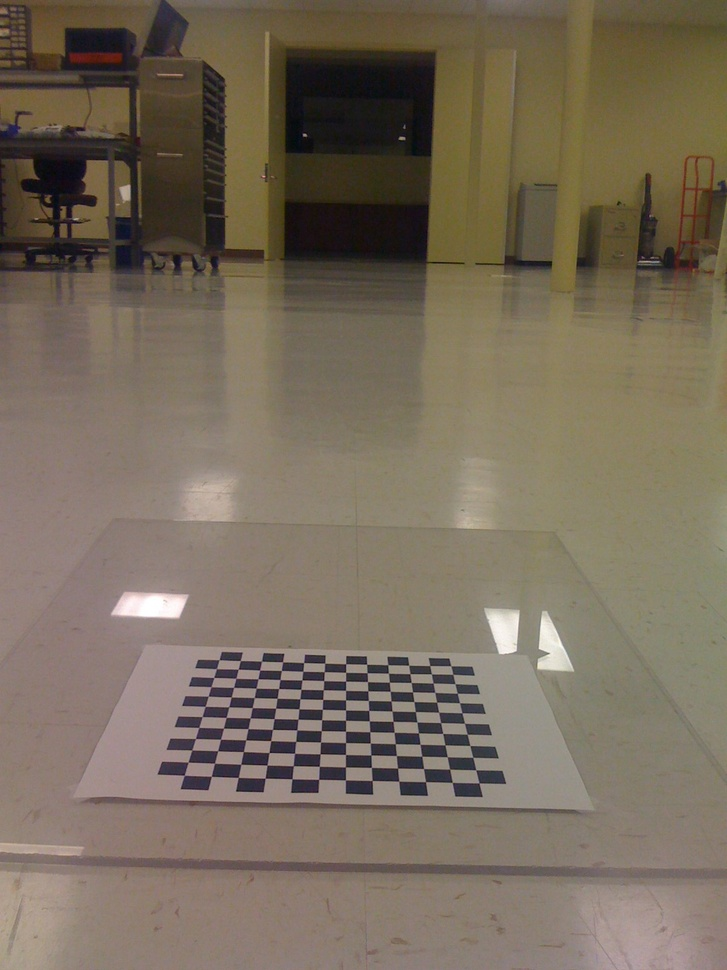
//> input picture Learning.OpenCV/birdseye/IMG_0214.jpg, 727 x 970 px, shrunk from 1200 x 1600 before the run
$ ./threshTwoPeaks ../../../../Learning.OpenCV/birdseye/IMG_0214.jpg   (built with g++ and OpenCV 4)
//> lines starting //> are read from the running program, lines starting //| are printed output that depends on the picture; after the words box and inside, x2 and y2 are one past the last pixel; in counts of white or black regions, pixels touching at a corner belong together
#include<iostream>
using namespace std;
#include<opencv2/core/core.hpp>
#include<opencv2/highgui/highgui.hpp>
#include<opencv2/imgproc/imgproc.hpp>
using namespace cv;
//计算图像的灰度直方图
Mat calcGrayHist(const Mat & image)
{
	//存储 256 个灰度级的像素数
	Mat histogram = Mat::zeros(Size(256, 1), CV_32SC1);
	int rows = image.rows;
	int cols = image.cols;
	for (int r = 0; r < rows; r++)
	{
		for (int c = 0; c < cols; c++)
		{
			int index = int(image.at<uchar>(r, c));
			histogram.at<int>(0, index) += 1;
		}
	}
	return histogram;
}
//波峰-波谷法
int threshTwoPeaks(const Mat & image,  Mat & thresh_out)
{
	//计算灰度直方图
	Mat histogram = calcGrayHist(image);
	//找到灰度直方图最大峰值对应的灰度级
	Point firstPeakLoc;
	minMaxLoc(histogram, NULL, NULL, NULL, &firstPeakLoc);
	int firstPeak = firstPeakLoc.x;
	//寻找灰度直方图 第二个峰值对应的灰度级
	Mat measureDists = Mat::zeros(Size(256, 1), CV_32FC1);
	for (int k = 0; k < 256; k++)
	{
		int hist_k = histogram.at<int>(0, k);
		measureDists.at<float>(0, k) = pow(float(k - firstPeak), 2)*hist_k;
	}
	Point secondPeakLoc;
	minMaxLoc(measureDists, NULL, NULL, NULL, &secondPeakLoc);
	int secondPeak = secondPeakLoc.x;
	//找到两个峰值之间的最小值对应的灰度级，作为阈值
	Point threshLoc;
	int  thresh = 0;
	if (firstPeak < secondPeak)
	{
		minMaxLoc(histogram.colRange(firstPeak,secondPeak), NULL, NULL, &threshLoc);
		thresh = firstPeak + threshLoc.x + 1;
	}
	else
	{
		minMaxLoc(histogram.colRange(secondPeak,firstPeak), NULL, NULL, &threshLoc);
		thresh = secondPeak + threshLoc.x + 1;
	}
	//阈值分割
	threshold(image, thresh_out, thresh, 255, cv::THRESH_BINARY);
	return thresh;
}
int main(int argc, char*argv[])
{
	//输入图像矩阵
	Mat image = imread(argv[1], CV_LOAD_IMAGE_GRAYSCALE);
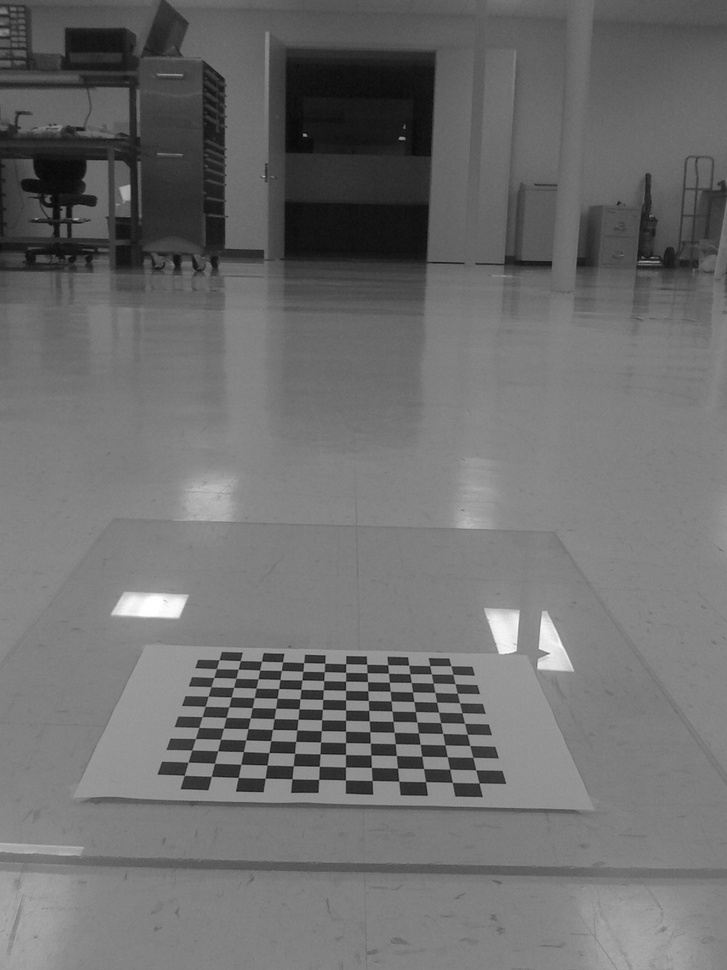
//> image: 970 rows x 727 cols, CV_8UC1; min 2, max 255, mean 109.9
	if (!image.data)
	{
		cout << "没有输入图片" << endl;
		return -1;
	}
	//波峰 波谷阈值法
	Mat threshImage;
	int thresh = threshTwoPeaks(image, threshImage);
//> after the loop in calcGrayHist, `for (int r = 0; r < rows; r++)`: histogram = 256 values, max 34014 at index 128, min 0 at index 0, mean 2754.6
//> in threshTwoPeaks, `minMaxLoc(histogram, NULL, NULL, NULL, &firstPeakLoc);`: firstPeakLoc = Point(128, 0)
//> in threshTwoPeaks, `int firstPeak = firstPeakLoc.x;`: firstPeak = 128
//> the loop in threshTwoPeaks, `for (int k = 0; k < 256; k++)` made 256 passes
//> hist_k on passes 1 to 3: 0, 0, 1
//> after the loop in threshTwoPeaks, `for (int k = 0; k < 256; k++)`: measureDists = 256 values, max 35987548 at index 19, min 0 at index 0, mean 4159950.5
//> in threshTwoPeaks, `minMaxLoc(measureDists, NULL, NULL, NULL, &secondPeakLoc);`: secondPeakLoc = Point(19, 0)
//> in threshTwoPeaks, `int secondPeak = secondPeakLoc.x;`: secondPeak = 19
//> in threshTwoPeaks, `minMaxLoc(histogram.colRange(secondPeak,firstPeak), NULL, NULL, &thres..`: threshLoc = Point(11, 0)
//> in threshTwoPeaks, `thresh = secondPeak + threshLoc.x + 1;`: thresh = 31
//> in threshTwoPeaks, `threshold(image, thresh_out, thresh, 255, cv::THRESH_BINARY);`:
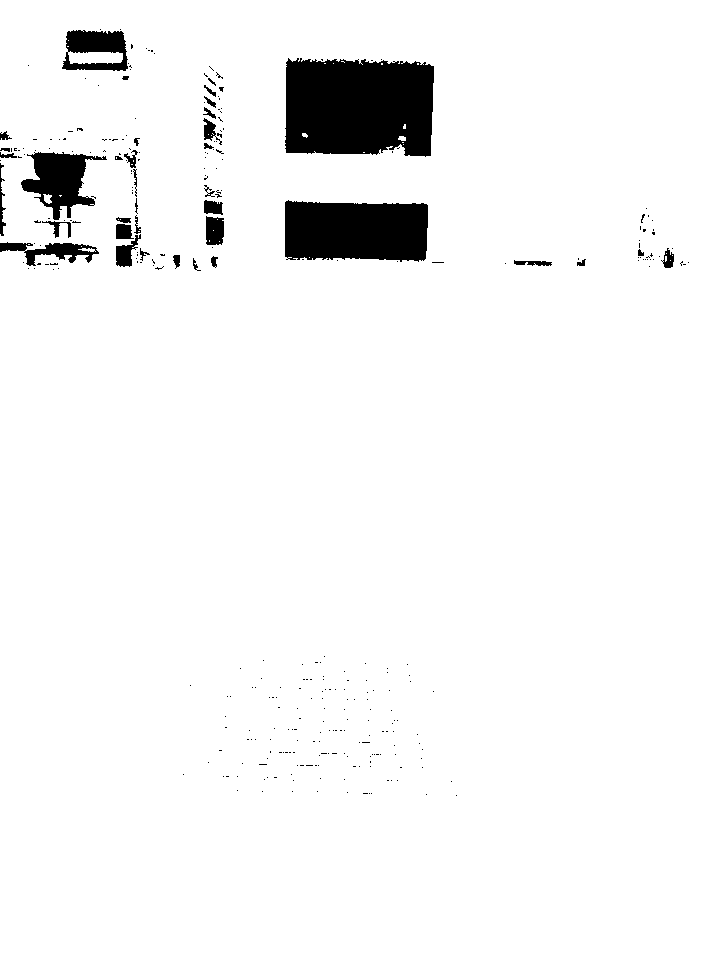
//> thresh_out: 970 rows x 727 cols, CV_8UC1; 95.6% white; 324 black regions (287 under 20 px), largest, box (x1, y1, x2, y2) and area: (285, 58, 434, 157) 13339, (285, 200, 428, 262) 7987, (21, 152, 107, 220) 2832
//> thresh = 31
	cout << "阈值为：" << thresh << endl;
//| 阈值为：31
	//显示阈值后的二值图
	imshow("二值图", threshImage);
	waitKey(0);
	return 0;
}

$ run again, on Learning.OpenCV/birdseye/IMG_0217.jpg
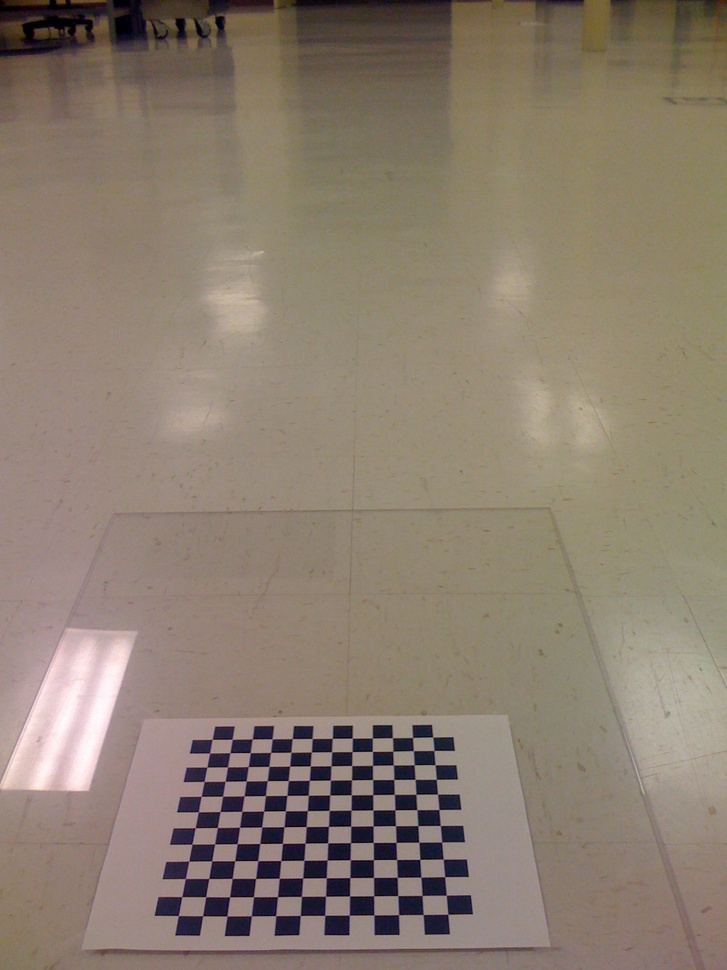
//> input picture Learning.OpenCV/birdseye/IMG_0217.jpg, 727 x 970 px, shrunk from 1200 x 1600 before the run
//> `Mat image = imread(argv[1], CV_LOAD_IMAGE_GRAYSCALE);`:
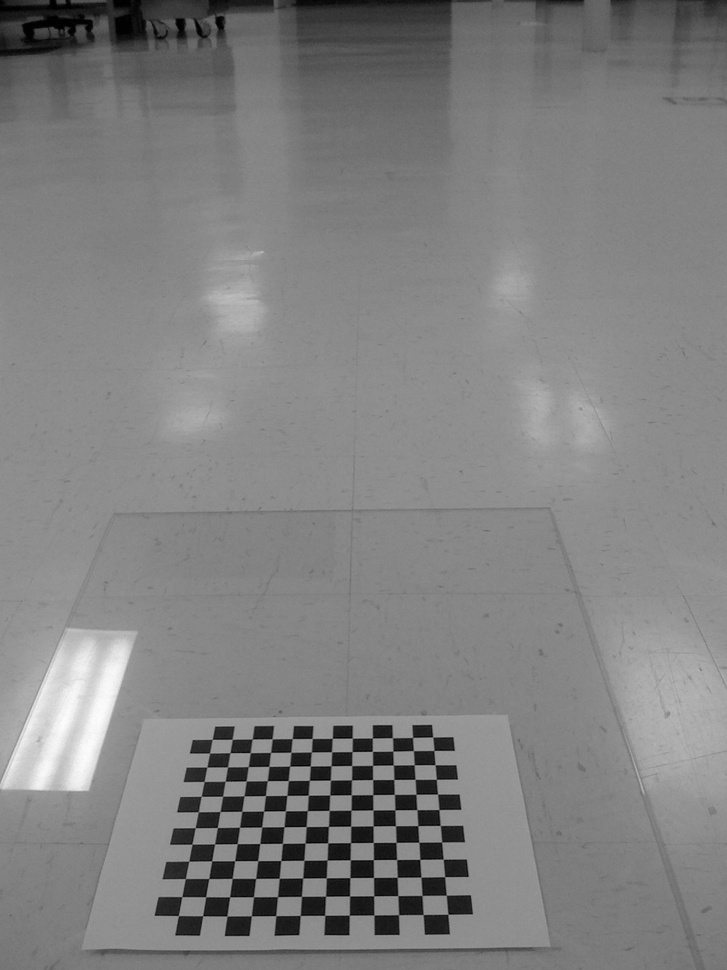
//> image: 970 rows x 727 cols, CV_8UC1; min 0, max 253, mean 128.3
//> after the loop in calcGrayHist, `for (int r = 0; r < rows; r++)`: histogram = 256 values, max 32203 at index 141, min 0 at index 254, mean 2754.6
//> firstPeakLoc = Point(141, 0)
//> firstPeak = 141
//> the loop in threshTwoPeaks, `for (int k = 0; k < 256; k++)` made 256 passes
//> hist_k on passes 1 to 3: 164, 300, 329
//> after the loop in threshTwoPeaks, `for (int k = 0; k < 256; k++)`: measureDists = 256 values, max 28378704 at index 25, min 0 at index 141, mean 3225332.2
//> secondPeakLoc = Point(25, 0)
//> secondPeak = 25
//> threshLoc = Point(21, 0)
//> in threshTwoPeaks, `thresh = secondPeak + threshLoc.x + 1;`: thresh = 47
//> in threshTwoPeaks, `threshold(image, thresh_out, thresh, 255, cv::THRESH_BINARY);`:
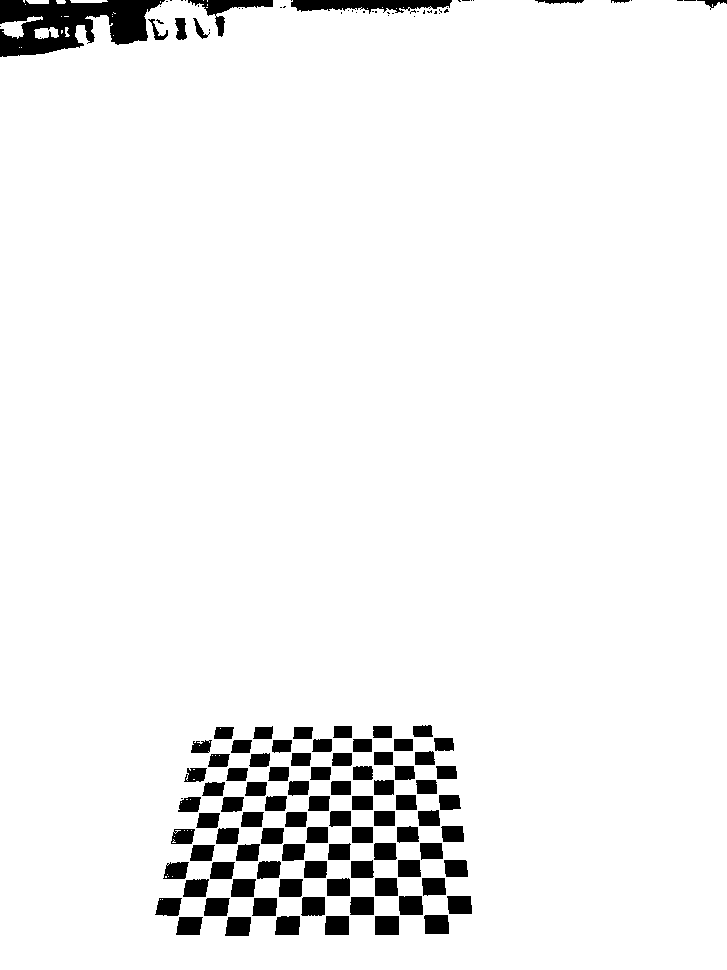
//> thresh_out: 970 rows x 727 cols, CV_8UC1; 94.9% white; 136 black regions (43 under 20 px), largest, box (x1, y1, x2, y2) and area: (0, 0, 165, 57) 5664, (291, 0, 452, 14) 1447, (188, 0, 273, 37) 826
//| 阈值为：47

$ run again, on Learning.OpenCV/birdseye/IMG_0218.jpg
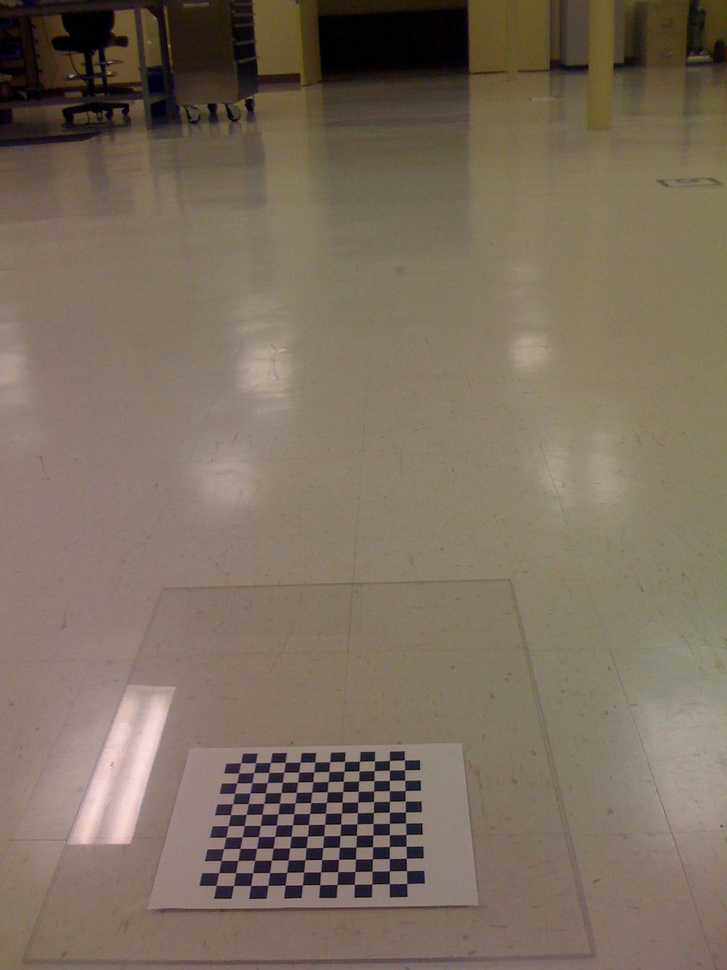
//> input picture Learning.OpenCV/birdseye/IMG_0218.jpg, 727 x 970 px, shrunk from 1200 x 1600 before the run
//> `Mat image = imread(argv[1], CV_LOAD_IMAGE_GRAYSCALE);`:
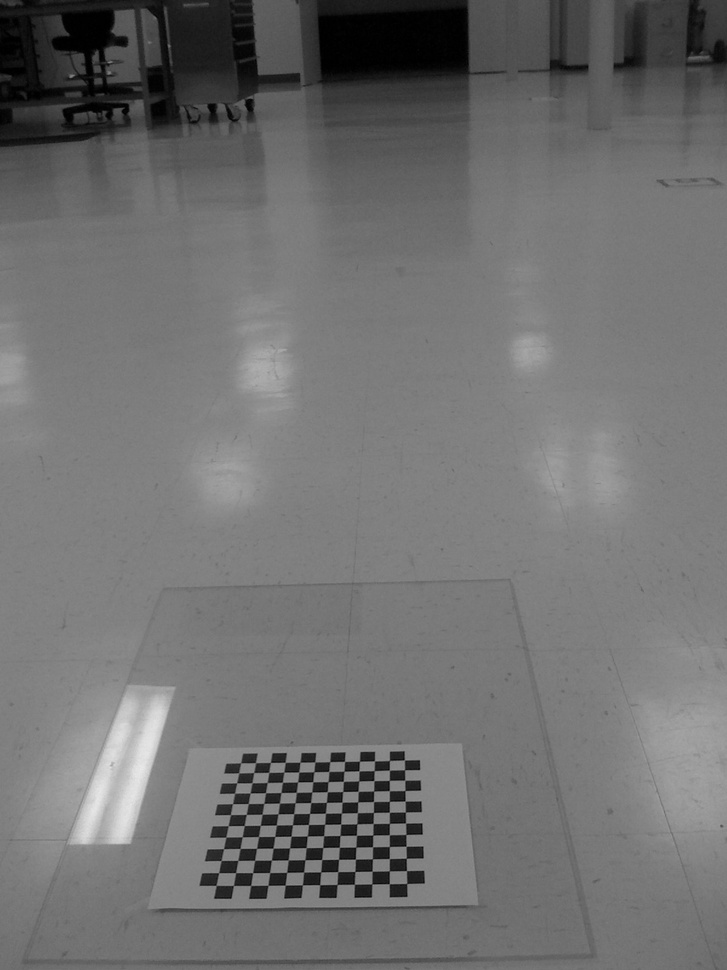
//> image: 970 rows x 727 cols, CV_8UC1; min 0, max 234, mean 112.3
//> after the loop in calcGrayHist, `for (int r = 0; r < rows; r++)`: histogram = 256 values, max 34335 at index 128, min 0 at index 235, mean 2754.6
//> firstPeakLoc = Point(128, 0)
//> firstPeak = 128
//> the loop in threshTwoPeaks, `for (int k = 0; k < 256; k++)` made 256 passes
//> hist_k on passes 1 to 3: 1981, 4154, 2755
//> after the loop in threshTwoPeaks, `for (int k = 0; k < 256; k++)`: measureDists = 256 values, max 66999864 at index 1, min 0 at index 128, mean 3689460.2
//> secondPeakLoc = Point(1, 0)
//> secondPeak = 1
//> threshLoc = Point(11, 0)
//> in threshTwoPeaks, `thresh = secondPeak + threshLoc.x + 1;`: thresh = 13
//> in threshTwoPeaks, `threshold(image, thresh_out, thresh, 255, cv::THRESH_BINARY);`:
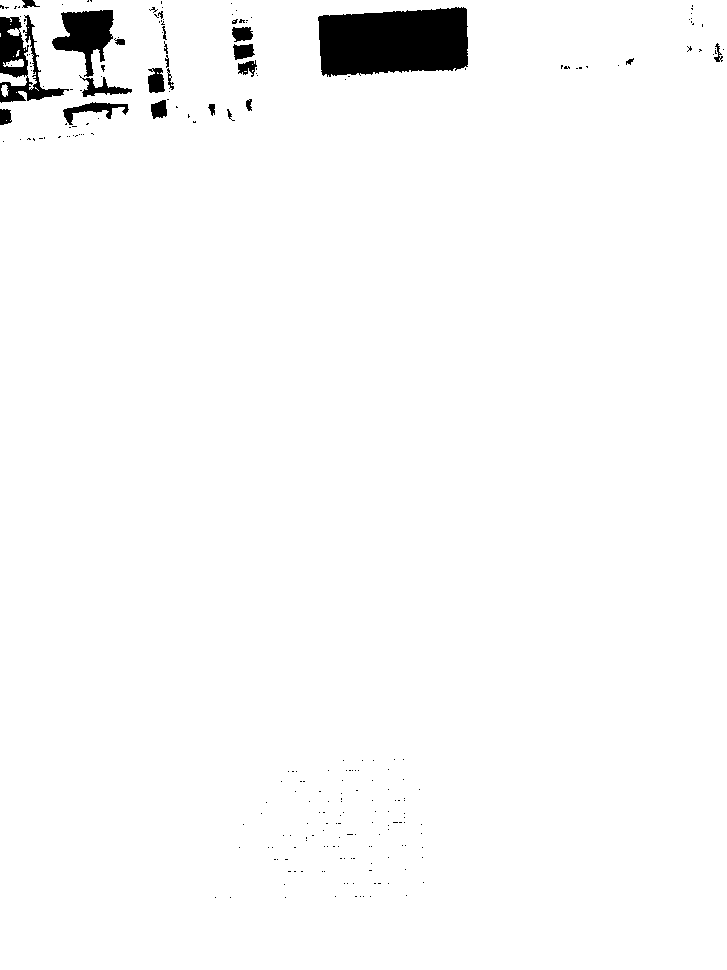
//> thresh_out: 970 rows x 727 cols, CV_8UC1; 97.6% white; 230 black regions (207 under 20 px), largest, box (x1, y1, x2, y2) and area: (318, 7, 468, 77) 8927, (0, 15, 69, 103) 2230, (52, 10, 114, 77) 2166
//| 阈值为：13

$ run again, on Learning.OpenCV/birdseye/IMG_0219.jpg
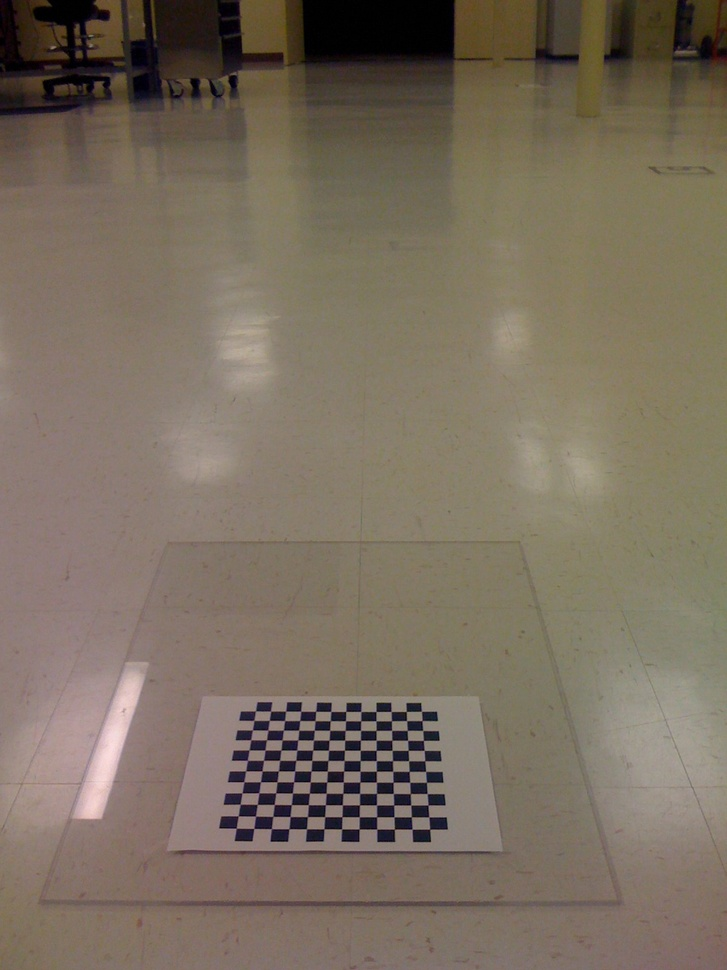
//> input picture Learning.OpenCV/birdseye/IMG_0219.jpg, 727 x 970 px, shrunk from 1200 x 1600 before the run
//> `Mat image = imread(argv[1], CV_LOAD_IMAGE_GRAYSCALE);`:
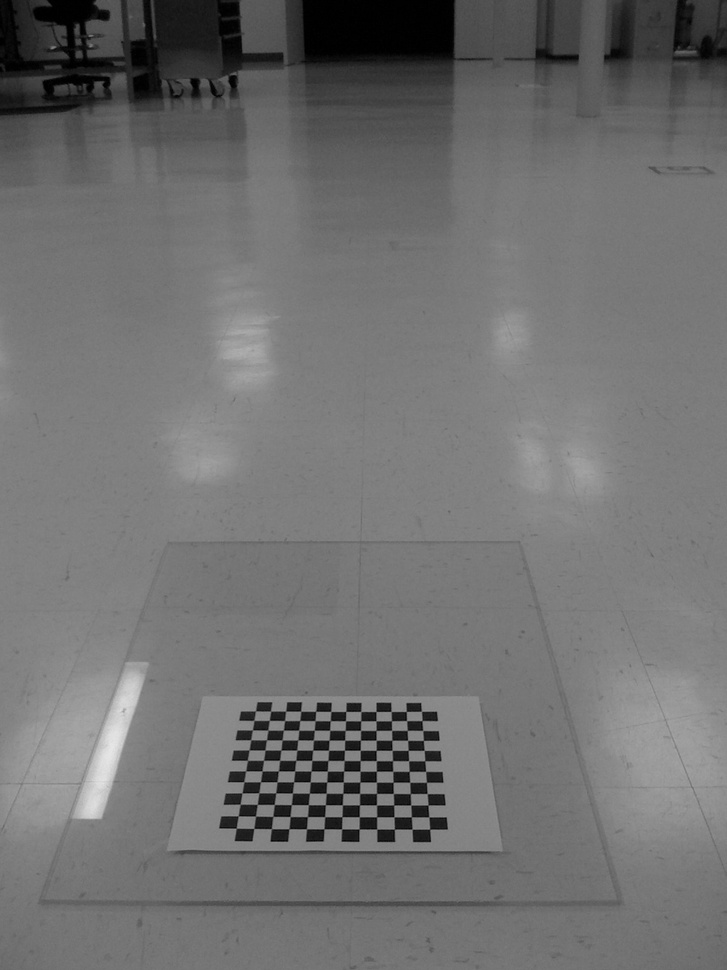
//> image: 970 rows x 727 cols, CV_8UC1; min 0, max 231, mean 112.3
//> after the loop in calcGrayHist, `for (int r = 0; r < rows; r++)`: histogram = 256 values, max 27626 at index 127, min 0 at index 232, mean 2754.6
//> firstPeakLoc = Point(127, 0)
//> firstPeak = 127
//> the loop in threshTwoPeaks, `for (int k = 0; k < 256; k++)` made 256 passes
//> hist_k on passes 1 to 3: 3010, 5037, 1806
//> after the loop in threshTwoPeaks, `for (int k = 0; k < 256; k++)`: measureDists = 256 values, max 79967408 at index 1, min 0 at index 127, mean 3236923.5
//> secondPeakLoc = Point(1, 0)
//> secondPeak = 1
//> threshLoc = Point(5, 0)
//> in threshTwoPeaks, `thresh = secondPeak + threshLoc.x + 1;`: thresh = 7
//> in threshTwoPeaks, `threshold(image, thresh_out, thresh, 255, cv::THRESH_BINARY);`:
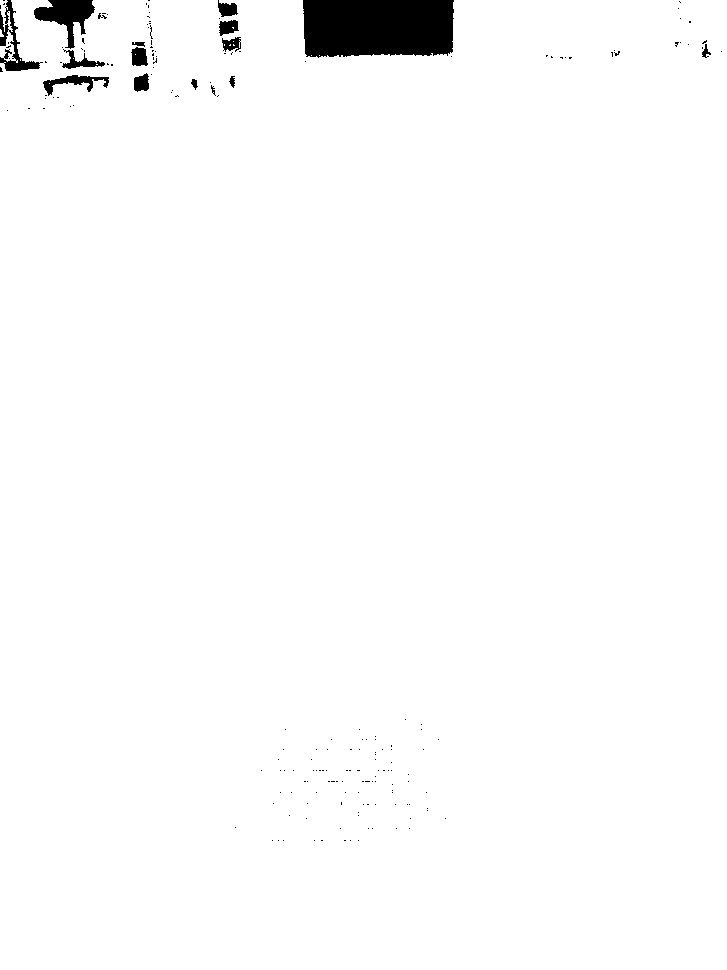
//> thresh_out: 970 rows x 727 cols, CV_8UC1; 98.2% white; 186 black regions (170 under 20 px), largest, box (x1, y1, x2, y2) and area: (303, 0, 454, 58) 8239, (34, 0, 95, 49) 1331, (0, 0, 43, 71) 827
//| 阈值为：7
